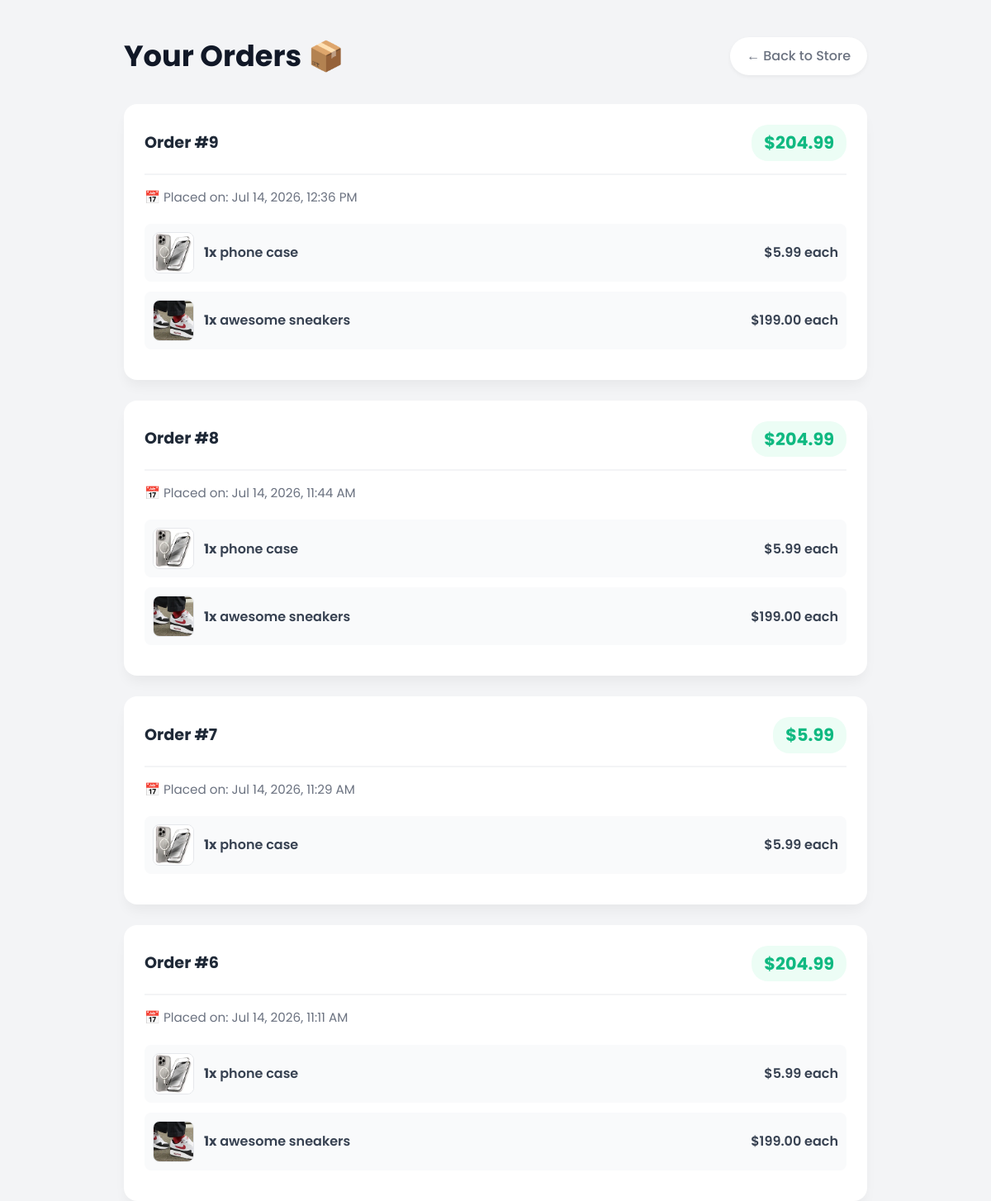
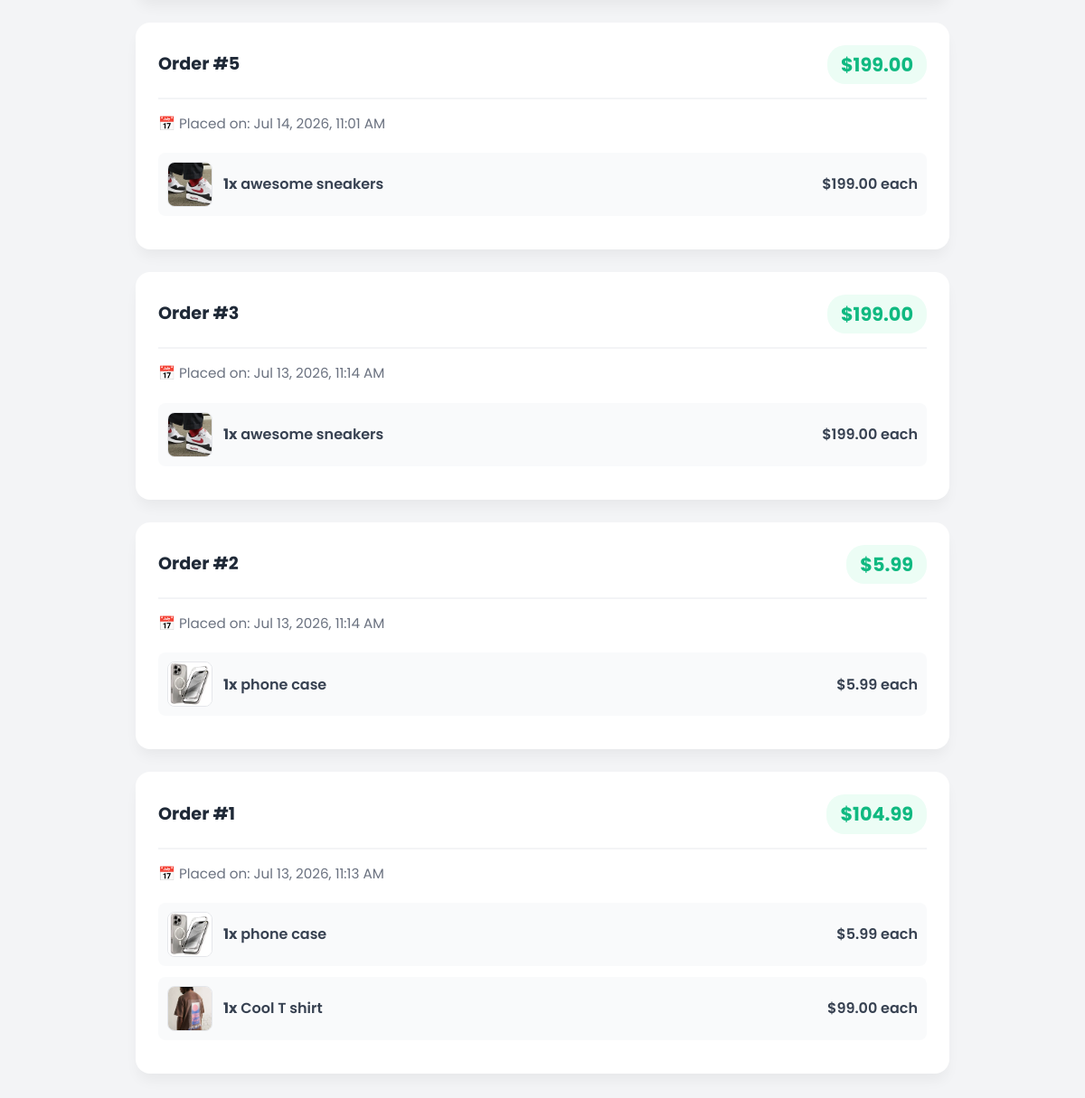
Screenshot of /orders/ (signed in) with the database file from the repository (2 pictures, top to bottom).
### store/models.py (models this page shows, shortened)
class Order(models.Model):
    user = models.ForeignKey(User, on_delete=models.CASCADE)
    created_at = models.DateTimeField(auto_now_add=True)
    total_price = models.DecimalField(max_digits=10, decimal_places=2)

class OrderItem(models.Model):
    order = models.ForeignKey(Order, on_delete=models.CASCADE)
    product = models.ForeignKey(Product, on_delete=models.CASCADE)
    quantity = models.PositiveIntegerField(default=1)
    price_at_time = models.DecimalField(max_digits=10, decimal_places=2)

class Product(models.Model):
    name = models.CharField(max_length=100)
    category = models.ForeignKey(Category, on_delete=models.SET_NULL, null=True, blank=True)
    price = models.DecimalField(max_digits=10, decimal_places=2)
    image = models.ImageField(upload_to='products/', null=True, blank=True)

### store/views.py (the view)
# urls.py: path('orders/', order_history, name='order_history'),
@login_required(login_url='/login/')
def order_history(request):
    orders = Order.objects.filter(user=request.user).order_by('-created_at')
    return render(request, 'order_history.html', {'orders': orders})

### store/templates/order_history.html (shortened to what this page needs)
<!DOCTYPE html>
<html lang="en">
<head>
</head>
<body>
    <div class="container">
        <div class="header-area">
            <h1>Your Orders 📦</h1>
            <a href="/" class="back-link">← Back to Store</a>
        </div>
        {% if orders %}
            {% for order in orders %}
            <div class="order-card">
                <div class="order-header">
                    <span class="order-id">Order #{{ order.id }}</span>
                    <span class="order-total">${{ order.total_price }}</span>
                </div>
                <div class="order-date">📅 Placed on: {{ order.created_at|date:"M d, Y, h:i A" }}</div>
                {% for item in order.orderitem_set.all %}
                <div class="order-item">
                    <div class="order-item-details">
                        {% if item.product.image %}
                            <img src="{{ item.product.image.url }}" alt="{{ item.product.name }}" class="order-item-img">
                        {% else %}
                            <div class="order-item-img" style="display:flex; align-items:center; justify-content:center; color:#9ca3af; font-size:0.6rem;">No Img</div>
                        {% endif %}
                        <span><strong>{{ item.quantity }}x</strong> {{ item.product.name }}</span>
                    </div>
                    <span>${{ item.price_at_time }} each</span>
                </div>
                {% endfor %}
            </div>
            {% endfor %}
        {% else %}
            <div class="empty-state">
                <h3>You haven't placed any orders yet!</h3>
                <p style="color: #9ca3af;">When you buy something, your receipt will show up here.</p>
            </div>
        {% endif %}
    </div>
</body>
</html>

### store/templates/order_history.html (style rules this page uses)
* { margin: 0; padding: 0; box-sizing: border-box; font-family: 'Poppins', sans-serif; }
body { background-color: #f3f4f6; color: #374151; line-height: 1.6; padding: 40px 5%; }
.container { max-width: 900px; margin: 0 auto; }
.header-area { display: flex; justify-content: space-between; align-items: center; margin-bottom: 30px; }
h1 { color: #111827; font-weight: 700; font-size: 2.2rem; }
.back-link { color: #6b7280; text-decoration: none; font-weight: 500; transition: color 0.3s; background: white; padding: 10px 20px; border-radius: 30px; box-shadow: 0 2px 5px rgba(0,0,0,0.05); }
.order-card { background: white; border: none; border-radius: 16px; padding: 25px; margin-bottom: 25px; box-shadow: 0 10px 15px -3px rgba(0,0,0,0.05); transition: transform 0.3s ease; }
.order-header { display: flex; justify-content: space-between; align-items: center; border-bottom: 2px solid #f3f4f6; padding-bottom: 15px; margin-bottom: 15px; }
.order-id { font-size: 1.2rem; font-weight: 700; color: #1f2937; }
.order-total { color: #10b981; font-weight: 700; font-size: 1.3rem; background: #ecfdf5; padding: 5px 15px; border-radius: 20px; }
.order-date { font-size: 0.95rem; color: #6b7280; margin-bottom: 20px; display: flex; align-items: center; gap: 8px; }
.order-item { display: flex; justify-content: space-between; margin-bottom: 12px; color: #4b5563; font-weight: 500; padding: 10px; background: #f9fafb; border-radius: 8px; align-items: center; }
.order-item-details { display: flex; align-items: center; gap: 12px; }
.order-item-img { width: 50px; height: 50px; object-fit: cover; border-radius: 8px; border: 1px solid #e5e7eb; background: #fff; }
.order-item span:last-child { font-weight: 600; color: #374151; }

### rows the page displays
Order: id "9", total_price "204.99", created_at "Jul 14, 2026, 12:36 PM"
OrderItem: product.image (picture), quantity "1", product.name "phone case", price_at_time "5.99"
OrderItem: product.image (picture), quantity "1", product.name "awesome sneakers", price_at_time "199.00"
Order: id "8", total_price "204.99", created_at "Jul 14, 2026, 11:44 AM"
OrderItem: product.image (picture), quantity "1", product.name "phone case", price_at_time "5.99"
OrderItem: product.image (picture), quantity "1", product.name "awesome sneakers", price_at_time "199.00"
Order: id "7", total_price "5.99", created_at "Jul 14, 2026, 11:29 AM"
OrderItem: product.image (picture), quantity "1", product.name "phone case", price_at_time "5.99"
Order: id "6", total_price "204.99", created_at "Jul 14, 2026, 11:11 AM"
OrderItem: product.image (picture), quantity "1", product.name "phone case", price_at_time "5.99"
OrderItem: product.image (picture), quantity "1", product.name "awesome sneakers", price_at_time "199.00"
Order: id "5", total_price "199.00", created_at "Jul 14, 2026, 11:01 AM"
OrderItem: product.image (picture), quantity "1", product.name "awesome sneakers", price_at_time "199.00"
Order: id "3", total_price "199.00", created_at "Jul 13, 2026, 11:14 AM"
OrderItem: product.image (picture), quantity "1", product.name "awesome sneakers", price_at_time "199.00"
Order: id "2", total_price "5.99", created_at "Jul 13, 2026, 11:14 AM"
OrderItem: product.image (picture), quantity "1", product.name "phone case", price_at_time "5.99"
Order: id "1", total_price "104.99", created_at "Jul 13, 2026, 11:13 AM"
OrderItem: product.image (picture), quantity "1", product.name "phone case", price_at_time "5.99"
OrderItem: product.image (picture), quantity "1", product.name "Cool T shirt", price_at_time "99.00"
